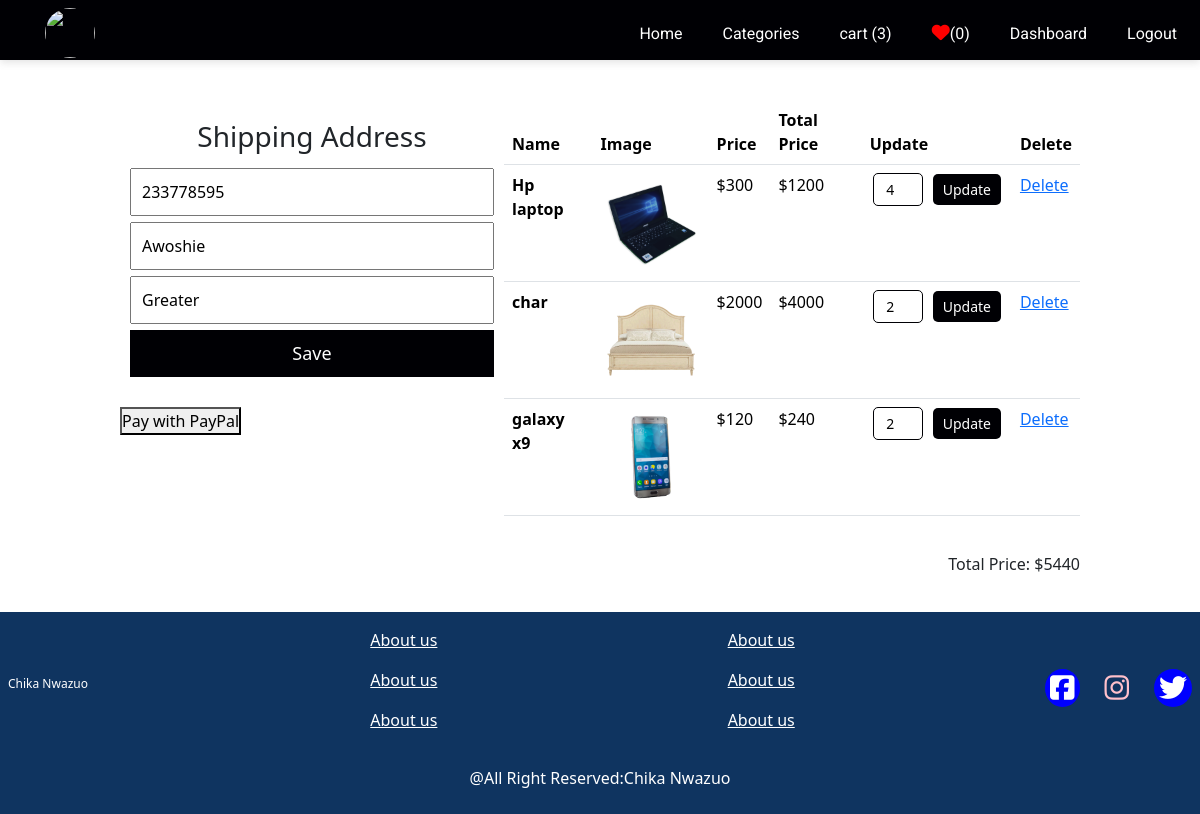
The page /checkout/ (signed in) on the database its author committed.
### adminapp/models.py (models this page shows, shortened)
class Address(models.Model):
      address_id=models.CharField(max_length=200)
      user=models.ForeignKey(User,related_name='users_address', on_delete=models.CASCADE)
      address=models.TextField()
      landmark=models.TextField(max_length=200,blank=True,null=True)
      phone=models.CharField(max_length=15)
      ordered_date=models.DateTimeField(auto_now_add=True)
      status=models.BooleanField(default=False)

class Cart(models.Model):
      product_id=models.ForeignKey(Product,related_name='product',on_delete=models.CASCADE)
      tottalprice=models.PositiveIntegerField()
      qty=models.IntegerField(default=1)
      users=models.ForeignKey(User,related_name='users', on_delete=models.CASCADE)

class Product(models.Model):
      name=models.CharField(max_length=255)
      price=models.PositiveIntegerField()
      bought_price=models.PositiveIntegerField(null=True,blank=True)
      category=models.ForeignKey(Subcategory,related_name='category',on_delete=models.CASCADE)
      keywords=models.TextField()
      description=models.TextField()
      image=models.ImageField(upload_to='image')
      views=models.IntegerField(default=0)

### commapp/views.py (the view, shortened to what this page needs)
# urls.py: path('checkout/',views.checkout.as_view(), name='checkout')
class checkout(View):
    def get(self,request):
        if request.user.is_authenticated:
            user=request.user
            mycart=Cart.objects.filter(users=user)
            try:
                getaddress=Address.objects.filter(user=user).first()
            except Address.DoesNotExist:
                messages.error(request,"No address found")
            if not mycart:
                return redirect('commapp:index')
            total=mycart.aggregate(tottalprice=Sum('tottalprice'))['tottalprice'] or 0
            context={'mycart':mycart,'total':total,'getaddress':getaddress}
        return render(request,'pages/checkout.html',context)

### adminapp/analaystics.py (called while the page is built)
def analaytics(request):
    number_of_p= Product.objects.count()
    users=User.objects.count()
    product_selling_total= Product.objects.aggregate(price=Sum('price'))['price'] or 0
    product_bought_total= Product.objects.aggregate(bought_price=Sum('bought_price'))['bought_price'] or 0
    total_order= PaymentRecord.objects.aggregate(total_amount=Sum('total_amount'))['total_amount'] or 0
    profit=product_bought_total - product_selling_total
    return{'number_of_p':number_of_p,'users':users,"product_selling_total":product_selling_total,"profit":profit,'product_bought_total':product_bought_total}

### commapp/context_processors.py (called while the page is built)
def category(request):
	category=Category.objects.all()
	categorytopbar=Category.objects.filter(categories__isnull=False).distinct()
	subcategory=Subcategory.objects.all()
	if request.user.is_authenticated:
		getwishlist=Wishlist.objects.filter(user=request.user).count()
		countcart=Cart.objects.filter(users=request.user).count()
	else:
		getwishlist=0
		countcart=0
	return{'category':category,'subcategory':subcategory,'categorytopbar':categorytopbar,'getwishlist':getwishlist,'countcart':countcart}

### commapp/templates/pages/checkout.html (shortened to what this page needs)
{% extends 'layout/based.html' %}
{% block content %}
<div class="mywishlistpage checkoutpage">
    <div class="shipping_addres">
            <form action="" method="POST">
                <h3>Shipping Address</h3>
                <input type="number" name="number" placeholder="Phone number"
                {% if getaddress.phone %}
                   value={{getaddress.phone}}
                {% endif %}
               >
                 <input type="text" name="landmark"
                 {% if getaddress.landmark  %}
                  value={{getaddress.landmark}}
                 {% endif %}
                 placeholder="Landmark">
                <input type="text" name="address"  {% if getaddress.address %}
                  value={{getaddress.address}}
                {% endif %}>
                <button>Save</button>
            </form>
 <a href="{% url 'create_payment' %}">
  <button>Pay with PayPal</button>
</a>
        </div>
	<div class="wishlistitems checkout_table">
		{% if mycart %}
        <table class="table">
  <thead>
    <tr>
      <th scope="col">Name</th>
      <th scope="col">Image</th>
      <th scope="col">Price</th>
       <th scope="col">Total Price</th>
      <th scope="col" >Update</th>
      <th scope="col">Delete</th>
    </tr>
  </thead>
  <tbody>
   {% for cart in mycart %}
    <tr>
      <th scope="row">{{cart.product_id.name}}</th>
      <td><img height="100" width="100" src="{{cart.product_id.image.url}}" alt="{{cart.product_id.name}}"></td>
      <td>${{cart.product_id.price}}</td>
      <td>${{cart.tottalprice}}</td>
      <td>
     <form action="{% url 'commapp:updatecart' cart.id %}" class="updatecartform" method="POST">
					<input type="number" name="qty" value="{{cart.qty}}">
					<button type="submit">Update</button>
				</form>
     </td>
       <td><a href="{% url 'commapp:deletecart' cart.id %}">Delete</a></td>
    </tr>
    {% endfor %}
  </tbody>
</table>
		<div class="checkout_total_div">
			<p>Total Price: ${{total}}</p>
		</div>
		{% else %}
<p><a href="/">Your cart is empty</a></p>
		{% endif %}
	</div>
</div>
{% endblock  %}

### commapp/static/css/navbar.css (style rules this page uses)
* { padding: 0; margin: 0; }
body { font-family: 'Roboto', sans-serif; }
:root { --primary-color: #000004;; --font-family: 'Roboto', sans-serif; }

### commapp/static/css/forms.css (style rules this page uses)
:root { --primary-color: #EB556E; --font-family: 'Roboto', sans-serif; }
form { display: flex; flex-direction: column; padding: 10px; max-width: 400px; margin: 10px auto; }
::placeholder { color: #ccc; }
form>input,select { padding: 10px; outline: none; margin-bottom: 10px; }
form>button { padding: 10px; border: none; margin-bottom: 10px; color: white; font-size: 18px; font-weight: 500; background-color: var(--primary-color); cursor: pointer; }

### commapp/static/css/product.css (style rules this page uses)
:root { --primary-color: #000004;; --font-family: 'Roboto', sans-serif; }
body { font-family: 'Franklin Gothic Medium', 'Arial Narrow', Arial, sans-serif; }
.mywishlistpage { max-width: 80vw; margin: 20px auto; }
.wishlistitems { display: flex; justify-content: space-around; flex-direction: column; }
.checkout_total_div { display: flex; align-items: center; gap:20px; justify-content: flex-end; margin-top: 20px; }
.checkout_total_div>p { font-size: 16px; font-weight: 500; }
.updatecartform { align-items: center; gap: 10px; margin: 0px auto !important; padding: 0px 3px !important; flex-direction: row !important; width: 100% !important; flex: content !important; }
.updatecartform input { width: 50px; padding: 5px; text-align: center; border: 1px solid var(--primary-color); border-radius: 5px; font-size: 14px; }
.updatecartform button { background-color: var(--primary-color); color: white; border: none; padding: 5px 10px; border-radius: 5px; cursor: pointer; font-size: 14px; }
.checkoutpage { flex: content; display: flex; justify-content: space-between; flex-wrap: wrap !important; }
.checkout_table { width: 60%; }
.shipping_addres { width: 40%; max-width: 500px; }
.shipping_addres>form>h3 { text-align: center; }
.shipping_addres>form { width: 100% !important; gap: 6px; display: flex; flex-direction: column; width: 100% !important; }
.shipping_addres>form input,textarea { width: 100% !important; margin: 0px auto; outline: none; resize:none; }

### commapp/static/css/admincss.css (style rules this page uses)
body { font-family: 'Franklin Gothic Medium', 'Arial Narrow', Arial, sans-serif; background-color: #aeb2b6; }

### rows shown on the page
Address: number "233778595", landmark "Awoshie", address "Greater"
Cart: product_id.name "Hp laptop", product_id.image (picture), product_id.price "300", tottalprice "1200", qty "4"
Cart: product_id.name "char", product_id.image (picture), product_id.price "2000", tottalprice "4000", qty "2"
Cart: product_id.name "galaxy x9", product_id.image (picture), product_id.price "120", tottalprice "240", qty "2"

### other values the page prints
{{ countcart }} "3"
{{ getwishlist }} "0"
{{ total }} "5440"
